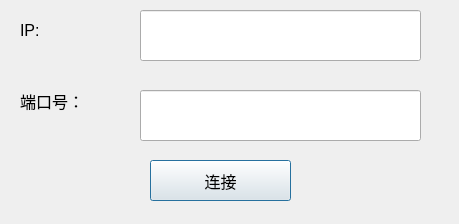
<?xml version="1.0" encoding="UTF-8"?>
<ui version="4.0">
 <class>udpWidget</class>
 <widget class="QDialog" name="udpWidget">
  <property name="geometry">
   <rect>
    <x>0</x>
    <y>0</y>
    <width>459</width>
    <height>224</height>
   </rect>
  </property>
  <property name="windowTitle">
   <string>Dialog</string>
  </property>
  <widget class="QLabel" name="l_ip">
   <property name="geometry">
    <rect>
     <x>20</x>
     <y>10</y>
     <width>111</width>
     <height>41</height>
    </rect>
   </property>
   <property name="font">
    <font>
     <pointsize>12</pointsize>
    </font>
   </property>
   <property name="text">
    <string>IP:</string>
   </property>
  </widget>
  <widget class="QLabel" name="l_port">
   <property name="geometry">
    <rect>
     <x>20</x>
     <y>80</y>
     <width>121</width>
     <height>41</height>
    </rect>
   </property>
   <property name="font">
    <font>
     <pointsize>12</pointsize>
    </font>
   </property>
   <property name="text">
    <string>端口号：</string>
   </property>
  </widget>
  <widget class="QLineEdit" name="lineEdit_ip">
   <property name="geometry">
    <rect>
     <x>140</x>
     <y>10</y>
     <width>281</width>
     <height>51</height>
    </rect>
   </property>
   <property name="font">
    <font>
     <pointsize>12</pointsize>
    </font>
   </property>
  </widget>
  <widget class="QLineEdit" name="lineEdit_port">
   <property name="geometry">
    <rect>
     <x>140</x>
     <y>90</y>
     <width>281</width>
     <height>51</height>
    </rect>
   </property>
   <property name="font">
    <font>
     <pointsize>12</pointsize>
    </font>
   </property>
  </widget>
  <widget class="QPushButton" name="pbtn_connect">
   <property name="geometry">
    <rect>
     <x>150</x>
     <y>160</y>
     <width>141</width>
     <height>41</height>
    </rect>
   </property>
   <property name="font">
    <font>
     <pointsize>12</pointsize>
    </font>
   </property>
   <property name="text">
    <string>连接</string>
   </property>
  </widget>
 </widget>
 <resources/>
 <connections/>
</ui>
